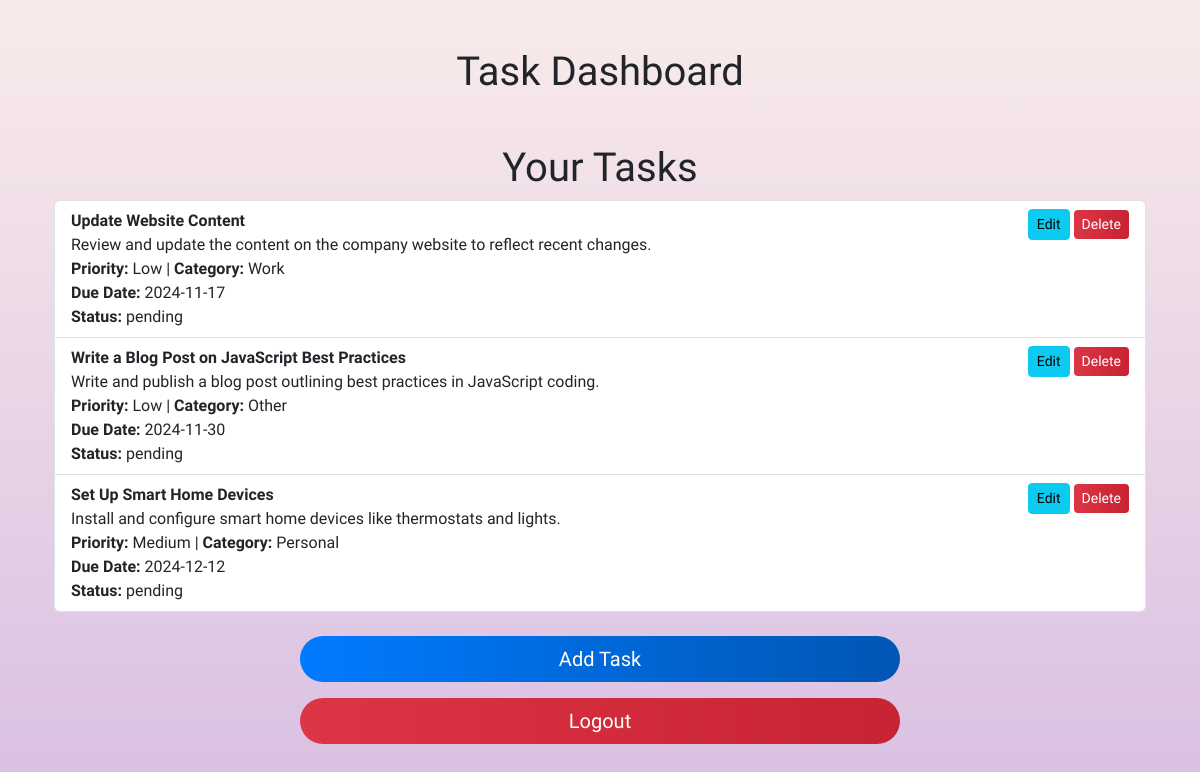
Page /tasks.php (signed in) on the committed database.
### tables this page shows
CREATE TABLE `tasks` (
  `id` int(11) NOT NULL,
  `user_id` int(11) NOT NULL,
  `title` varchar(255) NOT NULL,
  `description` text DEFAULT NULL,
  `priority` enum('low','medium','high') DEFAULT 'medium',
  `category` varchar(50) DEFAULT 'General',
  `due_date` date DEFAULT NULL,
  `status` enum('pending','completed') DEFAULT 'pending',
  `created_at` timestamp NOT NULL DEFAULT current_timestamp()
);

### tasks.php (the view, shortened to what this page needs)
<?php
    require 'db.php';
    $user_id = $_SESSION['user_id'];
    $search = isset($_GET['search']) ? '%' . $_GET['search'] . '%' : '%';
    $stmt = $conn->prepare("SELECT * FROM tasks WHERE user_id = ? AND title LIKE ? ORDER BY created_at DESC");
    $stmt->bind_param("is", $user_id, $search);
    $stmt->execute();
    $tasks = $stmt->get_result();
?>
<!DOCTYPE html>
<html lang="en">
<head>
    <link href="https://cdn.jsdelivr.net/npm/bootstrap@5.3.0/dist/css/bootstrap.min.css" rel="stylesheet">
    <link rel="stylesheet" href="https://cdnjs.cloudflare.com/ajax/libs/animate.css/4.1.1/animate.min.css"/>
    <link rel="stylesheet" type="text/css" href="css/styles.css">
</head>
<body class="default-page">
    <div class="container mt-5">
        <h1 class="text-center animate__animated animate__pulse">Task Dashboard</h1>
        <div class="container mt-5">
            <h1 class="text-center animate__animated animate__pulse">Your Tasks</h1>
            <ul class="list-group">
                <?php while ($task = $tasks->fetch_assoc()): ?>
                    <li class="list-group-item">
                        <div class="d-flex justify-content-between">
                            <div>
                                <strong><?= htmlspecialchars($task['title']) ?></strong>
                                <p class="mb-0"><?= htmlspecialchars($task['description']) ?></p>
                                <p class="mb-0"><strong>Priority:</strong> <?= ucfirst($task['priority']) ?> | <strong>Category:</strong> <?= $task['category'] ?></p>
                                <p class="mb-0"><strong>Due Date:</strong> <?= $task['due_date'] ?></p>
                                <p class="mb-0"><strong>Status:</strong> <?= $task['status'] ?></p>
                            </div>
                            <div>
                                <a href="edit_task.php?id=<?= $task['id'] ?>" class="btn btn-sm btn-info">Edit</a>
                                <a href="delete_task.php?id=<?= $task['id'] ?>" class="btn btn-sm btn-danger">Delete</a>
                            </div>
                        </div>
                    </li>
                <?php endwhile; ?>
            </ul>
        </div>
    </div>
    <div class="d-flex flex-column align-items-center mt-4">
        <div class="btn-group w-50 mb-3">
            <button type="submit" class="btn btn-primary btn-lg rounded-pill" onclick="window.location.href='add_task.php';">
                <i class="bi bi-plus-circle"></i> Add Task
            </button>
        </div>
        <div class="btn-group w-50">
            <button type="submit" class="btn btn-danger btn-lg rounded-pill" onclick="window.location.href='logout.php';">
                <i class="bi bi-box-arrow-right"></i> Logout
            </button>
        </div>
        <br>
    </div>
</body>
</html>

### css/styles.css (style rules this page uses)
body { font-family: "Funnel Display", sans-serif; }
.default-page { background: linear-gradient(to top, #d7bde2 0%, #f9ebea 100%); min-height: 100vh; margin: 0; }

### tasks.php (style rules this page uses)
.btn-primary { background: linear-gradient(to right, #007bff, #0056b3); border: none; }
.btn-danger { background: linear-gradient(to right, #dc3545, #c82333); border: none; }

### rows in the picture
tasks: title "Update Website Content", description "Review and update the content on the company website to reflect recent changes.", priority "Low", category "Work", due_date "2024-11-17", status "pending"
tasks: title "Write a Blog Post on JavaScript Best Practices", description "Write and publish a blog post outlining best practices in JavaScript coding.", priority "Low", category "Other", due_date "2024-11-30", status "pending"
tasks: title "Set Up Smart Home Devices", description "Install and configure smart home devices like thermostats and lights.", priority "Medium", category "Personal", due_date "2024-12-12", status "pending"
